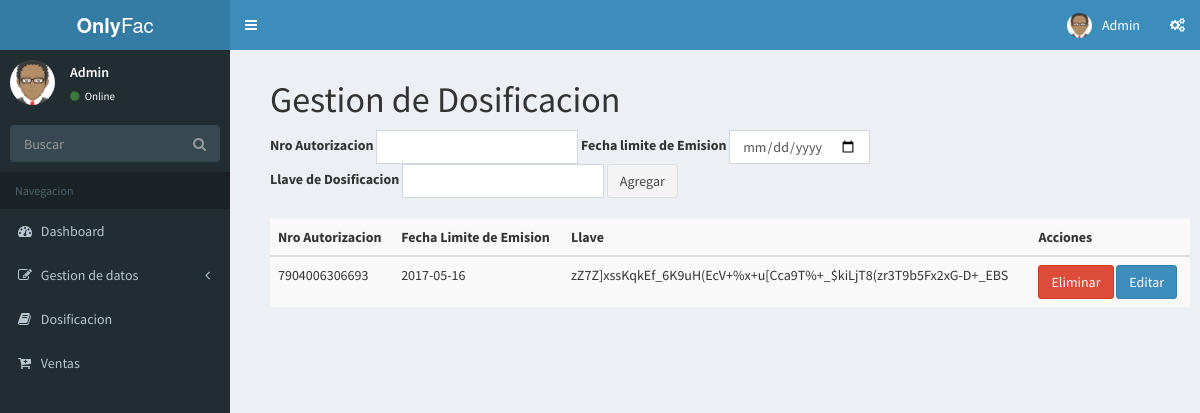
Page /index.php/dosificacion on the committed database.
### tables this page shows
CREATE TABLE `dosificacion` (
  `id` int(11) NOT NULL,
  `nroautorizacion` varchar(45) NOT NULL,
  `fechalimite` date NOT NULL,
  `llavedosificacion` varchar(200) NOT NULL,
  PRIMARY KEY (`id`)
);

### application/controllers/dosificacion.php (called while the page is built, shortened)
<?php
class Dosificacion extends CI_Controller {
	public function __construct(){
        $this->load->helper('url');
        $this->load->helper('form');
        $this->load->helper('security');
        $this->load->library('form_validation');
        $this->load->library('session');
        $this->load->model('Model_Dosificacion');
    }
	public function index()
	{
        $data['content'] = "dosificacion/index";
        $data['select'] = $this->Model_Dosificacion->select();
        $this->load->view("template", $data);
	}
}

### index.php (called while the page is built, shortened)
<?php
require_once BASEPATH.'core/CodeIgniter.php';

### application/models/model_dosificacion.php (called while the page is built, shortened)
<?php
Class Model_Dosificacion extends CI_Model {
    public function select()
    {
        $query = $this->db->query("SELECT * FROM dosificacion");
        return $query->result();
    }
}

### application/views/dosificacion/index.php (the view)
<h1>Gestion de Dosificacion</h1>
<?php if(isset($dataedit)) {echo form_open('dosificacion/update'."/".$dataedit[0]->id, 'class="form-inline"');} else { echo form_open('dosificacion/insert', 'class="form-inline"');} ?>
  <div class="form-group">
    <label for="exampleInputName2">Nro Autorizacion</label>
    <input type="text" name="docnro" class="form-control" id="exampleInputName2" value="<?php if(isset($dataedit)){ echo $dataedit[0]->nroautorizacion;} ?>" />
  </div>
  <div class="form-group">
    <label for="exampleInputName2">Fecha limite de Emision</label>
    <input type="date" name="docfecha" class="form-control" id="exampleInputName2" value="<?php if(isset($dataedit)){ echo $dataedit[0]->fechalimite;} ?>" />
  </div>
  <div class="form-group">
    <label for="exampleInputName2">Llave de Dosificacion</label>
    <input type="text" name="docllave" class="form-control" id="exampleInputName2" value="<?php if(isset($dataedit)){ echo $dataedit[0]->llavedosificacion;} ?>" />
  </div>
  <button type="submit" class="btn btn-default">
      <?php
        if(isset($dataedit)){
            echo "Actualizar";
        } else {
            echo "Agregar";
        }
      ?>
  </button>
<?php echo form_close(); ?>
<table class="table table-striped" style = "margin: 20px 0px;">
    <theader>
        <th>Nro Autorizacion</th>
        <th>Fecha Limite de Emision</th>
        <th>Llave</th>
        <th>Acciones</th>
    </theader>
    <tbody>
        <?php foreach ($select as $value) { ?>
            <tr>
                <td><?php echo $value->nroautorizacion; ?></td>
                <td><?php echo $value->fechalimite; ?></td>
                <td><?php echo $value->llavedosificacion; ?></td>
                <td>
                    <a href="<?php echo base_url('index.php/dosificacion/delete')."/".$value->id; ?>" type="button" class="btn btn-danger">Eliminar</a>
                    <a href="<?php echo base_url('index.php/dosificacion/edit')."/".$value->id; ?>" type="button" class="btn btn-primary">Editar</a>
                </td>
            </tr>
        <?php } ?>
    </tbody>
</table>

### rows in the picture
dosificacion: nroautorizacion "7904006306693", fechalimite "2017-05-16", llavedosificacion "zZ7Z]xssKqkEf_6K9uH(EcV+%x+u[Cca9T%+_$kiLjT8(zr3T9b5Fx2xG-D+_EBS"
